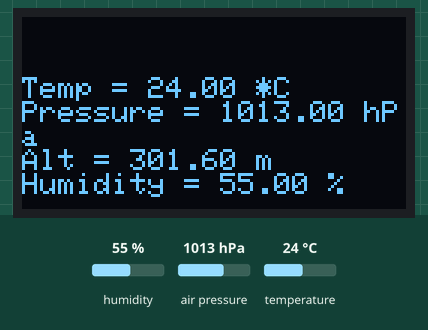
Bench run of a sketch on a simulated Arduino Uno, built with avr-gcc and run on an emulated ATmega328P. Parts: 128×64 one-colour display. The test bench sets the inputs (shaded band); at power-on: humidity 55 %, air pressure 1013 hPa, temperature 24 °C.

Above: at 3.3 s.
3.4 s: humidity set to 22 %
At 5.4 s:
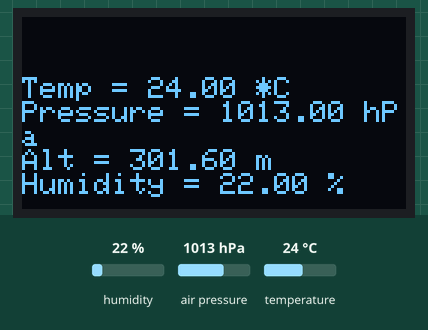
5.7 s: air pressure set to 952 hPa
At 6.7 s:
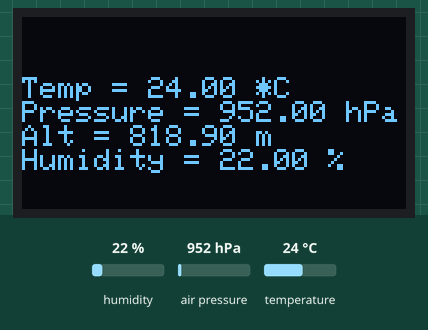
7.8 s: temperature set to 12 °C
At 9.1 s:
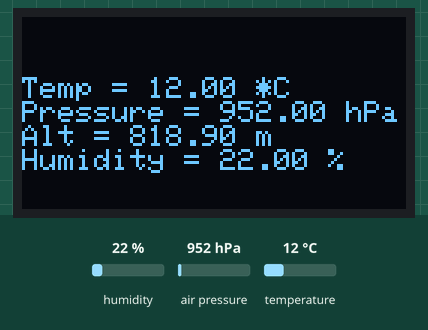
9.9 s: humidity set to 40 %
At 11.6 s:
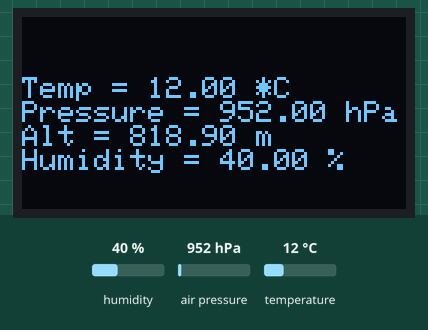
Timing chart, 0 to 13.0 s (numbered marks = the images above; inputs shaded):
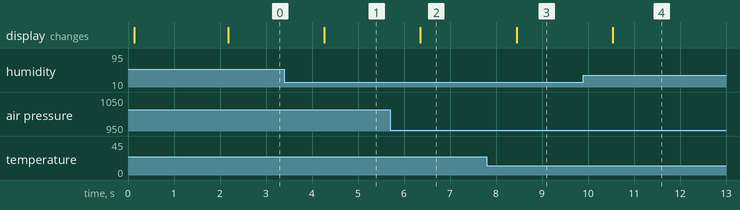

Measured:
- after the input at 3.4 s, the display: changes after 0.87 s (image 1)
- after the input at 5.7 s, the display: changes after 0.66 s (image 2)
- after the input at 7.8 s, the display: changes after 0.65 s (image 3)
- after the input at 9.9 s, the display: changes after 0.64 s (image 4)

The sketch:

OLED_Basic.ino
```cpp
//#include <Wire.h>
//#include <Adafruit_GFX.h>
//#include <Adafruit_SSD1306.h>
//
//#define SCREEN_WIDTH 128 // OLED display width, in pixels
//#define SCREEN_HEIGHT 64 // OLED display height, in pixels
//
//// Declaration for an SSD1306 display connected to I2C (SDA, SCL pins)
//Adafruit_SSD1306 display(SCREEN_WIDTH, SCREEN_HEIGHT, &Wire, -1);
//
//void setup() {
//  Serial.begin(115200);
//
//  if(!display.begin(SSD1306_SWITCHCAPVCC, 0x3C)) {
//    Serial.println(F("SSD1306 allocation failed"));
//    for(;;);
//  }
//  delay(2000);
//  display.clearDisplay();
//  display.setTextSize(1);
//  display.setTextColor(WHITE);
//  display.setCursor(0,20);
//  display.println("Hello World!");
//  display.display();
//}
//
//void loop() {
//
//}
```

OLED_Basic_BME.ino
```cpp
#include <Wire.h>
#include <Adafruit_GFX.h>
#include <Adafruit_SSD1306.h>
#include <Arduino.h>
#include <Adafruit_Sensor.h>
#include <Adafruit_BME280.h>

#define SEALEVELPRESSURE_HPA (1050)
#define SCREEN_WIDTH 128 // OLED display width, in pixels
#define SCREEN_HEIGHT 64 // OLED display height, in pixels

Adafruit_BME280 bme;
float temperature, humidity, pressure, altitude;
// Declaration for an SSD1306 display connected to I2C (SDA, SCL pins)
Adafruit_SSD1306 display(SCREEN_WIDTH, SCREEN_HEIGHT, &Wire, -1);

void setup() {
  Serial.begin(115200);
  delay(100);
  bme.begin(0x76);

  if(!display.begin(SSD1306_SWITCHCAPVCC, 0x3C)) {
    Serial.println(F("SSD1306 allocation failed"));
    for(;;);
  }
  delay(2000);
}

void loop() {
  display.clearDisplay();
  display.setTextSize(1);
  display.setTextColor(WHITE);
  display.setCursor(0,20);

  temperature = bme.readTemperature();
  humidity = bme.readHumidity();
  pressure = bme.readPressure() / 100.0F;
  altitude = bme.readAltitude(SEALEVELPRESSURE_HPA);

  display.print("Temp = ");
  display.print(bme.readTemperature());
  display.println(" *C");

  display.print("Pressure = ");
  display.print(bme.readPressure() / 100.0F);
  display.println(" hPa");

  display.print("Alt = ");
  display.print(bme.readAltitude(SEALEVELPRESSURE_HPA));
  display.println(" m");

  display.print("Humidity = ");
  display.print(bme.readHumidity());
  display.println(" %");

  display.println();

  display.display();
  delay(1000);
}
```
